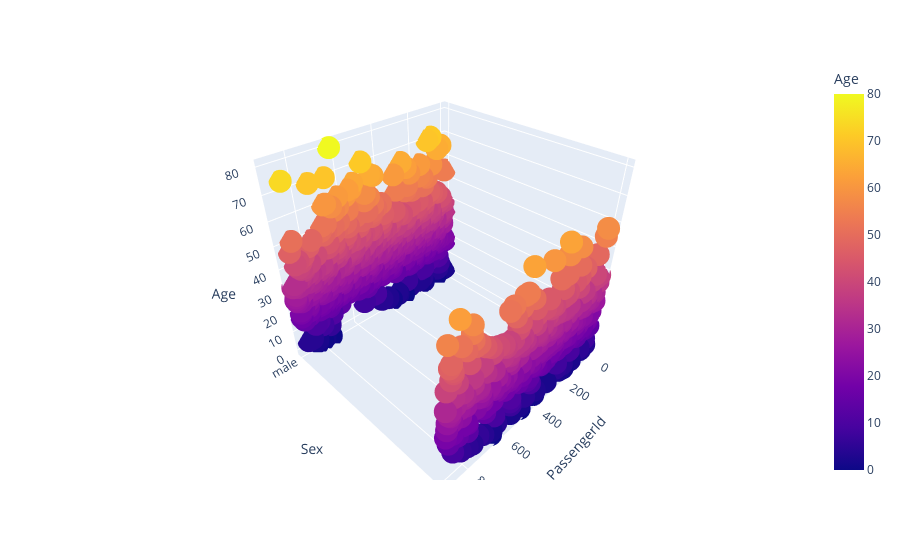

Here is the notebook cell this chart was saved with:
### Code cell
px.scatter_3d(t_train, x='PassengerId', y = 'Sex', z = 'Age', color = 'Age')
 #3D not shoing in Github File name: 3D.png

### Figure 1 — Plotly figure (JSON) as saved in the notebook; plotly's stock layout.template omitted (floating-point values rounded to 4 significant figures; data arrays with more than 128 entries replaced by an {"elided": "..."} marker saying what was removed)
{"data": [{"hovertemplate": "PassengerId=%{x}<br>Sex=%{y}<br>Age=%{marker.color}<extra></extra>", "legendgroup": "", "marker": {"color": {"elided": "891 int values"}, "coloraxis": "coloraxis", "symbol": "circle"}, "mode": "markers", "name": "", "scene": "scene", "showlegend": false, "type": "scatter3d", "x": {"elided": "891 int values"}, "y": {"elided": "891 str values"}, "z": {"elided": "891 int values"}}], "layout": {"coloraxis": {"colorbar": {"title": {"text": "Age"}}, "colorscale": [[0, "#0d0887"], [0.1111, "#46039f"], [0.2222, "#7201a8"], [0.3333, "#9c179e"], [0.4444, "#bd3786"], [0.5556, "#d8576b"], [0.6667, "#ed7953"], [0.7778, "#fb9f3a"], [0.8889, "#fdca26"], [1, "#f0f921"]]}, "legend": {"tracegroupgap": 0}, "margin": {"t": 60}, "scene": {"domain": {"x": [0, 1], "y": [0, 1]}, "xaxis": {"title": {"text": "PassengerId"}}, "yaxis": {"title": {"text": "Sex"}}, "zaxis": {"title": {"text": "Age"}}}}}
